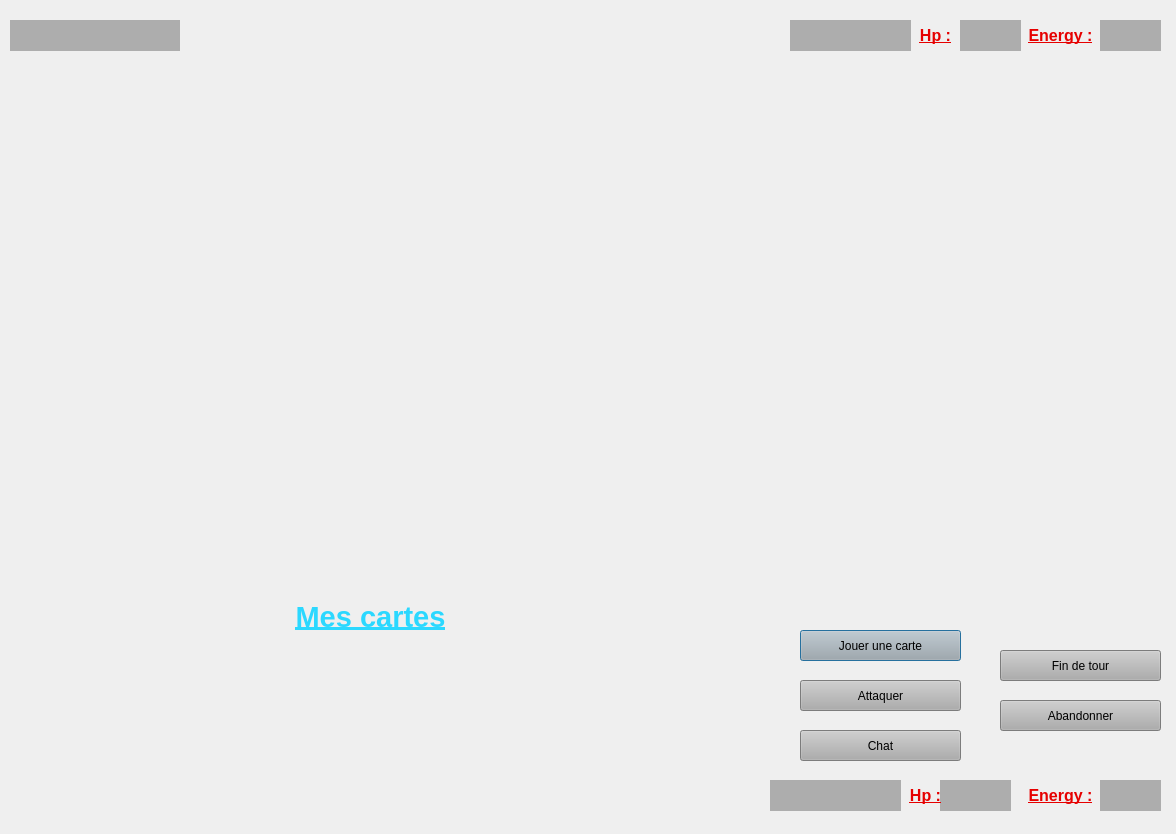
<?xml version="1.0" encoding="UTF-8"?>
<ui version="4.0">
 <class>DuelWindow</class>
 <widget class="QDialog" name="DuelWindow">
  <property name="geometry">
   <rect>
    <x>0</x>
    <y>0</y>
    <width>1176</width>
    <height>834</height>
   </rect>
  </property>
  <property name="windowTitle">
   <string>Duel</string>
  </property>
  <property name="windowIcon">
   <iconset>
    <normaloff>img/wizardPokerLogo.png</normaloff>img/wizardPokerLogo.png</iconset>
  </property>
  <property name="styleSheet">
   <string notr="true"/>
  </property>
  <widget class="QWidget" name="layoutWidget">
   <property name="geometry">
    <rect>
     <x>10</x>
     <y>90</y>
     <width>1151</width>
     <height>191</height>
    </rect>
   </property>
   <layout class="QHBoxLayout" name="ennemyBoard"/>
  </widget>
  <widget class="QWidget" name="layoutWidget_2">
   <property name="geometry">
    <rect>
     <x>10</x>
     <y>410</y>
     <width>1151</width>
     <height>181</height>
    </rect>
   </property>
   <layout class="QHBoxLayout" name="ownBoard"/>
  </widget>
  <widget class="QPushButton" name="jouerButton">
   <property name="geometry">
    <rect>
     <x>800</x>
     <y>630</y>
     <width>161</width>
     <height>31</height>
    </rect>
   </property>
   <property name="styleSheet">
    <string notr="true">background: rgb(173, 173, 173)</string>
   </property>
   <property name="text">
    <string>Jouer une carte</string>
   </property>
  </widget>
  <widget class="QPushButton" name="attaquerButton">
   <property name="geometry">
    <rect>
     <x>800</x>
     <y>680</y>
     <width>161</width>
     <height>31</height>
    </rect>
   </property>
   <property name="styleSheet">
    <string notr="true">background: rgb(173, 173, 173)</string>
   </property>
   <property name="text">
    <string>Attaquer</string>
   </property>
  </widget>
  <widget class="QPushButton" name="chatButton">
   <property name="geometry">
    <rect>
     <x>800</x>
     <y>730</y>
     <width>161</width>
     <height>31</height>
    </rect>
   </property>
   <property name="styleSheet">
    <string notr="true">background: rgb(173, 173, 173)</string>
   </property>
   <property name="text">
    <string>Chat</string>
   </property>
  </widget>
  <widget class="QPushButton" name="finTourButton">
   <property name="geometry">
    <rect>
     <x>1000</x>
     <y>650</y>
     <width>161</width>
     <height>31</height>
    </rect>
   </property>
   <property name="styleSheet">
    <string notr="true">background: rgb(173, 173, 173)</string>
   </property>
   <property name="text">
    <string>Fin de tour</string>
   </property>
  </widget>
  <widget class="QPushButton" name="abandonButton">
   <property name="geometry">
    <rect>
     <x>1000</x>
     <y>700</y>
     <width>161</width>
     <height>31</height>
    </rect>
   </property>
   <property name="styleSheet">
    <string notr="true">background: rgb(173, 173, 173)</string>
   </property>
   <property name="text">
    <string>Abandonner</string>
   </property>
  </widget>
  <widget class="QWidget" name="layoutWidget_3">
   <property name="geometry">
    <rect>
     <x>10</x>
     <y>640</y>
     <width>751</width>
     <height>171</height>
    </rect>
   </property>
   <layout class="QHBoxLayout" name="ownHand"/>
  </widget>
  <widget class="QLabel" name="ennemyName">
   <property name="geometry">
    <rect>
     <x>790</x>
     <y>20</y>
     <width>121</width>
     <height>31</height>
    </rect>
   </property>
   <property name="styleSheet">
    <string notr="true">background: rgb(173, 173, 173)</string>
   </property>
   <property name="text">
    <string>&lt;html&gt;&lt;head/&gt;&lt;body&gt;&lt;p align=&quot;center&quot;&gt;&lt;br/&gt;&lt;/p&gt;&lt;/body&gt;&lt;/html&gt;</string>
   </property>
  </widget>
  <widget class="QLabel" name="ownName">
   <property name="geometry">
    <rect>
     <x>770</x>
     <y>780</y>
     <width>131</width>
     <height>31</height>
    </rect>
   </property>
   <property name="styleSheet">
    <string notr="true">background: rgb(173, 173, 173)</string>
   </property>
   <property name="text">
    <string>&lt;html&gt;&lt;head/&gt;&lt;body&gt;&lt;p align=&quot;center&quot;&gt;&lt;br/&gt;&lt;/p&gt;&lt;/body&gt;&lt;/html&gt;</string>
   </property>
  </widget>
  <widget class="QLabel" name="ownHp">
   <property name="geometry">
    <rect>
     <x>940</x>
     <y>780</y>
     <width>71</width>
     <height>31</height>
    </rect>
   </property>
   <property name="styleSheet">
    <string notr="true">background: rgb(173, 173, 173)</string>
   </property>
   <property name="text">
    <string>&lt;html&gt;&lt;head/&gt;&lt;body&gt;&lt;p align=&quot;center&quot;&gt;&lt;br/&gt;&lt;/p&gt;&lt;/body&gt;&lt;/html&gt;</string>
   </property>
  </widget>
  <widget class="QLabel" name="ownName_3">
   <property name="geometry">
    <rect>
     <x>900</x>
     <y>780</y>
     <width>51</width>
     <height>31</height>
    </rect>
   </property>
   <property name="styleSheet">
    <string notr="true">background: transparent</string>
   </property>
   <property name="text">
    <string>&lt;html&gt;&lt;head/&gt;&lt;body&gt;&lt;p align=&quot;center&quot;&gt;&lt;span style=&quot; font-size:12pt; font-weight:600; text-decoration: underline; color:#e60000;&quot;&gt;Hp :&lt;/span&gt;&lt;/p&gt;&lt;/body&gt;&lt;/html&gt;</string>
   </property>
  </widget>
  <widget class="QLabel" name="ownName_4">
   <property name="geometry">
    <rect>
     <x>1020</x>
     <y>780</y>
     <width>81</width>
     <height>31</height>
    </rect>
   </property>
   <property name="styleSheet">
    <string notr="true">background: transparent</string>
   </property>
   <property name="text">
    <string>&lt;html&gt;&lt;head/&gt;&lt;body&gt;&lt;p align=&quot;center&quot;&gt;&lt;span style=&quot; font-size:12pt; font-weight:600; text-decoration: underline; color:#e60000;&quot;&gt;Energy :&lt;/span&gt;&lt;/p&gt;&lt;/body&gt;&lt;/html&gt;</string>
   </property>
  </widget>
  <widget class="QLabel" name="ownEnergy">
   <property name="geometry">
    <rect>
     <x>1100</x>
     <y>780</y>
     <width>61</width>
     <height>31</height>
    </rect>
   </property>
   <property name="styleSheet">
    <string notr="true">background: rgb(173, 173, 173)</string>
   </property>
   <property name="text">
    <string>&lt;html&gt;&lt;head/&gt;&lt;body&gt;&lt;p align=&quot;center&quot;&gt;&lt;br/&gt;&lt;/p&gt;&lt;/body&gt;&lt;/html&gt;</string>
   </property>
  </widget>
  <widget class="QLabel" name="ennemyHp">
   <property name="geometry">
    <rect>
     <x>960</x>
     <y>20</y>
     <width>61</width>
     <height>31</height>
    </rect>
   </property>
   <property name="styleSheet">
    <string notr="true">background: rgb(173, 173, 173)</string>
   </property>
   <property name="text">
    <string>&lt;html&gt;&lt;head/&gt;&lt;body&gt;&lt;p align=&quot;center&quot;&gt;&lt;br/&gt;&lt;/p&gt;&lt;/body&gt;&lt;/html&gt;</string>
   </property>
  </widget>
  <widget class="QLabel" name="ownName_5">
   <property name="geometry">
    <rect>
     <x>1020</x>
     <y>20</y>
     <width>81</width>
     <height>31</height>
    </rect>
   </property>
   <property name="styleSheet">
    <string notr="true">background: transparent</string>
   </property>
   <property name="text">
    <string>&lt;html&gt;&lt;head/&gt;&lt;body&gt;&lt;p align=&quot;center&quot;&gt;&lt;span style=&quot; font-size:12pt; font-weight:600; text-decoration: underline; color:#e60000;&quot;&gt;Energy :&lt;/span&gt;&lt;/p&gt;&lt;/body&gt;&lt;/html&gt;</string>
   </property>
  </widget>
  <widget class="QLabel" name="ownName_6">
   <property name="geometry">
    <rect>
     <x>910</x>
     <y>20</y>
     <width>51</width>
     <height>31</height>
    </rect>
   </property>
   <property name="styleSheet">
    <string notr="true">background: transparent</string>
   </property>
   <property name="text">
    <string>&lt;html&gt;&lt;head/&gt;&lt;body&gt;&lt;p align=&quot;center&quot;&gt;&lt;span style=&quot; font-size:12pt; font-weight:600; text-decoration: underline; color:#e60000;&quot;&gt;Hp :&lt;/span&gt;&lt;/p&gt;&lt;/body&gt;&lt;/html&gt;</string>
   </property>
  </widget>
  <widget class="QLabel" name="ennemyEnergy">
   <property name="geometry">
    <rect>
     <x>1100</x>
     <y>20</y>
     <width>61</width>
     <height>31</height>
    </rect>
   </property>
   <property name="styleSheet">
    <string notr="true">background: rgb(173, 173, 173)</string>
   </property>
   <property name="text">
    <string>&lt;html&gt;&lt;head/&gt;&lt;body&gt;&lt;p align=&quot;center&quot;&gt;&lt;br/&gt;&lt;/p&gt;&lt;/body&gt;&lt;/html&gt;</string>
   </property>
  </widget>
  <widget class="QLabel" name="label">
   <property name="geometry">
    <rect>
     <x>0</x>
     <y>600</y>
     <width>741</width>
     <height>31</height>
    </rect>
   </property>
   <property name="styleSheet">
    <string notr="true">background: transparent</string>
   </property>
   <property name="text">
    <string>&lt;html&gt;&lt;head/&gt;&lt;body&gt;&lt;p align=&quot;center&quot;&gt;&lt;span style=&quot; font-size:22pt; font-weight:600; text-decoration: underline; color:#2bd8ff;&quot;&gt;Mes cartes&lt;/span&gt;&lt;/p&gt;&lt;/body&gt;&lt;/html&gt;</string>
   </property>
  </widget>
  <widget class="QLabel" name="turn">
   <property name="geometry">
    <rect>
     <x>10</x>
     <y>20</y>
     <width>170</width>
     <height>31</height>
    </rect>
   </property>
   <property name="styleSheet">
    <string notr="true">background: rgb(173, 173, 173)</string>
   </property>
   <property name="text">
    <string>&lt;html&gt;&lt;head/&gt;&lt;body&gt;&lt;p align=&quot;center&quot;&gt;&lt;br/&gt;&lt;/p&gt;&lt;/body&gt;&lt;/html&gt;</string>
   </property>
  </widget>
  <widget class="QLabel" name="label_2">
   <property name="geometry">
    <rect>
     <x>510</x>
     <y>280</y>
     <width>141</width>
     <height>141</height>
    </rect>
   </property>
   <property name="styleSheet">
    <string notr="true">background: transparent</string>
   </property>
   <property name="text">
    <string/>
   </property>
   <property name="pixmap">
    <pixmap resource="resources.qrc">:/img/img/vs_logo.png</pixmap>
   </property>
  </widget>
  <widget class="QLabel" name="pub">
   <property name="geometry">
    <rect>
     <x>190</x>
     <y>10</y>
     <width>594</width>
     <height>70</height>
    </rect>
   </property>
   <property name="maximumSize">
    <size>
     <width>16777213</width>
     <height>70</height>
    </size>
   </property>
   <property name="styleSheet">
    <string notr="true">background:transparent</string>
   </property>
   <property name="text">
    <string/>
   </property>
  </widget>
 </widget>
 <resources>
  <include location="resources.qrc"/>
 </resources>
 <connections/>
</ui>
